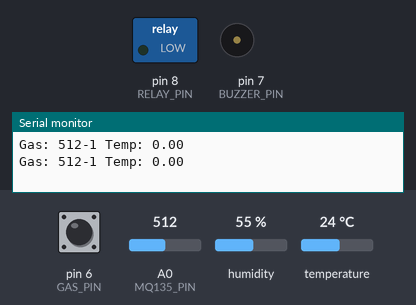
A sketch run on a simulated Arduino Uno, built with avr-gcc and run on an emulated ATmega328P. Parts: switched loads named in the sketch (green lamp = pin HIGH), buzzer (waves = sounding, pin HIGH), the last lines printed to the serial monitor. The test bench sets the inputs (shaded band); at power-on: A0 (MQ135_PIN) = 512, pin 6 (GAS_PIN) HIGH, humidity 55 %, temperature 24 °C.

Above: at 1.2 s.
1.3 s: A0 (MQ135_PIN) set to 540
2.8 s: A0 (MQ135_PIN) set to 560
At 2.94 s:
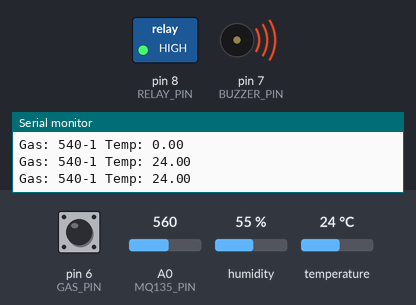
6.3 s: A0 (MQ135_PIN) set to 511
At 6.6 s:
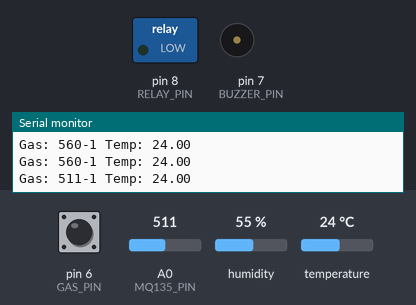
7.8 s: A0 (MQ135_PIN) set to 716
At 8.25 s:
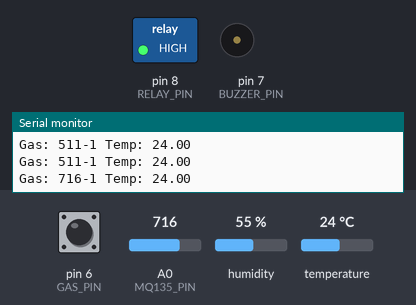
Timing chart, 0 to 12.3 s (numbered marks = the images above; inputs shaded):
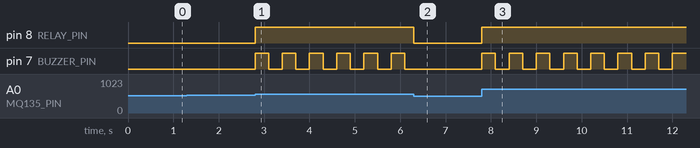

Measured:
- the behaviour switches between 550 and 551 on A0 (MQ135_PIN) (found by bisection; images 0 and 1)
- after the input at 2.8 s, pin 8 (RELAY_PIN): LOW → HIGH at once; pin 7 (BUZZER_PIN): alternates HIGH for 0.30 s and LOW for 0.30 s, starting at once
- after the input at 6.3 s, pin 8 (RELAY_PIN): HIGH → LOW at once; pin 7 (BUZZER_PIN): stops changing and stays LOW
- after the input at 7.8 s, pin 8 (RELAY_PIN): LOW → HIGH at once; pin 7 (BUZZER_PIN): alternates HIGH for 0.30 s and LOW for 0.30 s, starting at once

The sketch:

GasDedector.ino
```cpp
#include <DHT.h>

#define DHTPIN 2
#define DHTTYPE DHT11

#define MQ135_PIN A0
#define GAS_PIN 6
#define BUZZER_PIN 7
#define RELAY_PIN 8

DHT dht(DHTPIN, DHTTYPE);

int gasThreshold = 550;
int tempThreshold = 50;

bool buzzerState = false;

unsigned long previousMillis = 0;
const int buzzerInterval = 300;  // bip hızı

unsigned long dhtMillis = 0;
const unsigned long dhtInterval = 2000;

unsigned long debugMillis = 0;
const unsigned long debugInterval = 500;

float temp = 0;  // son geçerli değer

void setup() {
  Serial.begin(9600);
  dht.begin();

  pinMode(BUZZER_PIN, OUTPUT);
  pinMode(RELAY_PIN, OUTPUT);

  pinMode(GAS_PIN, INPUT);

  digitalWrite(BUZZER_PIN, LOW);
  digitalWrite(RELAY_PIN, LOW);
}


void loop() {
  int gasValue = analogRead(MQ135_PIN);

  // -------- DHT OKUMA (2 saniyede 1) --------
  if (millis() - dhtMillis >= dhtInterval) {
    dhtMillis = millis();

    float t = dht.readTemperature();

    if (!isnan(t)) {
      temp = t;  // sadece geçerliyse güncelle
    }
  }

  // -------- ALARM --------
  bool alarm = (gasValue > gasThreshold || temp > tempThreshold || !digitalRead(GAS_PIN));

  if (alarm) {
    digitalWrite(RELAY_PIN, HIGH);

    if (millis() - previousMillis >= buzzerInterval) {
      previousMillis = millis();
      buzzerState = !buzzerState;
      digitalWrite(BUZZER_PIN, buzzerState);
    }

  } else {
    digitalWrite(RELAY_PIN, LOW);
    digitalWrite(BUZZER_PIN, LOW);
    buzzerState = false;
  }


  if (millis() - debugMillis >= debugInterval) {
     debugMillis = millis();
   // -------- DEBUG --------
    Serial.print("Gas: ");
    Serial.print(gasValue);
    Serial.print("-");
    Serial.print(digitalRead(GAS_PIN));
    Serial.print(" Temp: ");
    Serial.println(temp);
  }
}
```
